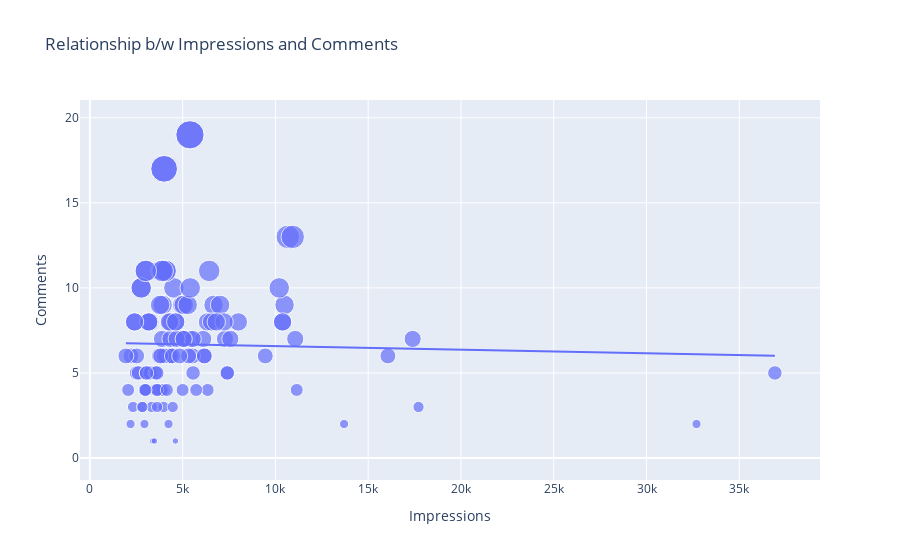

Here is the notebook cell this chart was saved with:
### Code cell
figure=px.scatter(data_frame=data,
                 x='Impressions',
                 y='Comments',
                 size='Comments',
                 trendline='ols',
                 title='Relationship b/w Impressions and Comments')
figure.show()
